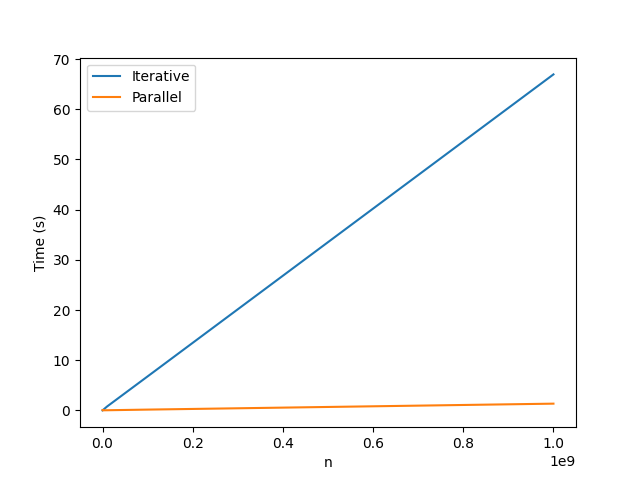

This chart was generated by the following Python code:
import multiprocessing
import matplotlib.pyplot as plt
import time

def sum_iterative(n):
    s = 0
    a = [i+1 for i in range(n)]
    for i in range(n):
        s = s + a[i]
    return s

def block_sum(start, end):
    return sum(range(start, end))

def parallel_sum(n, num_blocks=8):
    pool = multiprocessing.Pool(processes=num_blocks)
    block_size = n // num_blocks
    results = [pool.apply_async(block_sum, (i*block_size+1, (i+1)*block_size+1)) for i in range(num_blocks)]
    pool.close()
    pool.join()
    return sum(result.get() for result in results)

def time_function(f, n):
    start = time.time()
    f(n)
    return time.time() - start

# Plot Graph
nums = [10**i for i in range(1, 10)]

print('Iterative calculations:')
start = time.time()
times_iterative = [time_function(sum_iterative, n) for n in nums]
print(f'DONE! Time: {time.time() - start}s')
print('Parallel calculations:')
start = time.time()
times_parallel = [time_function(parallel_sum, n) for n in nums]
print(f'DONE! Time: {time.time() - start}s')


plt.plot(nums, times_iterative, label='Iterative')
plt.plot(nums, times_parallel, label='Parallel')
plt.title('Laufzeitvergleich')
plt.xlabel('n')
plt.ylabel('Time (s)')
plt.legend()
plt.savefig('ha01.png')